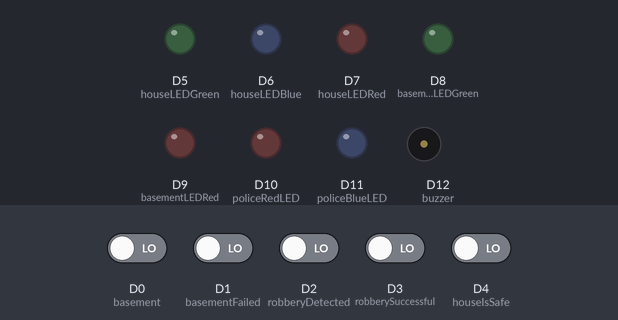
A program run on a simulated Arduino Uno R4 WiFi. Parts: output pins drawn as LEDs (lit = HIGH), buzzer (waves = sounding, pin HIGH). Dashed ring = blinking. Inputs (shaded band) come from the test bench; at power-on: D0 (basement), D1 (basementFailed), D2 (robberyDetected), D3 (robberySuccessful), D4 (houseIsSafe) LOW.

Above: at 1.2 s.
1.3 s: D2 (robberyDetected) driven HIGH
At 3.1 s:
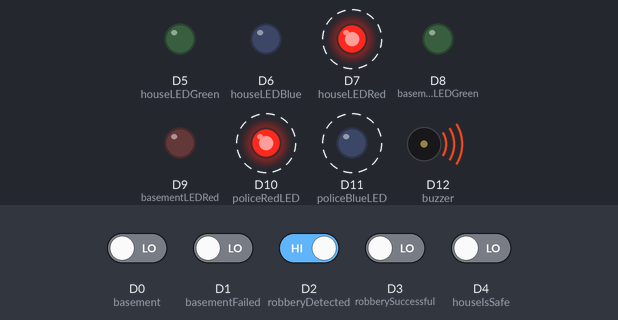
4.3 s: D0 (basement) driven HIGH
At 7.1 s:
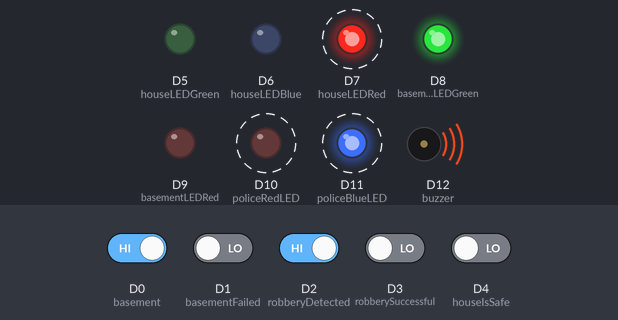
7.3 s: D1 (basementFailed) driven HIGH
At 8.54 s:
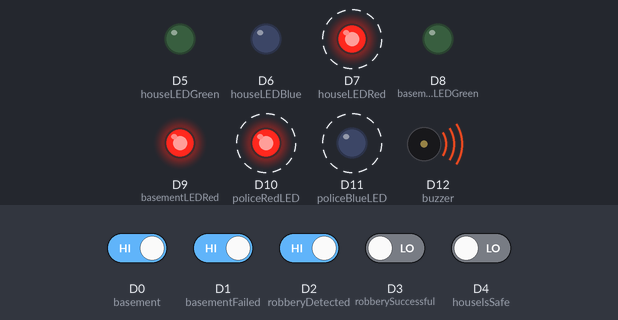
10.3 s: D2 (robberyDetected) driven LOW
At 11.3 s:
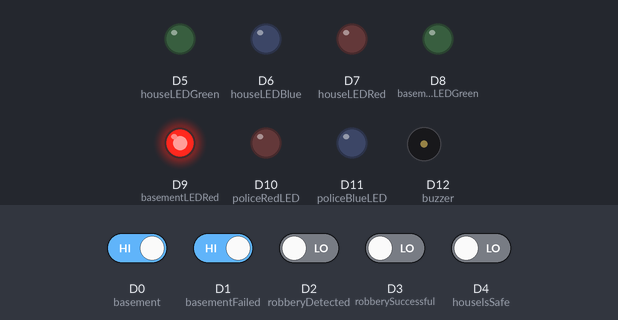
11.8 s: D3 (robberySuccessful) driven HIGH
At 12.5 s:
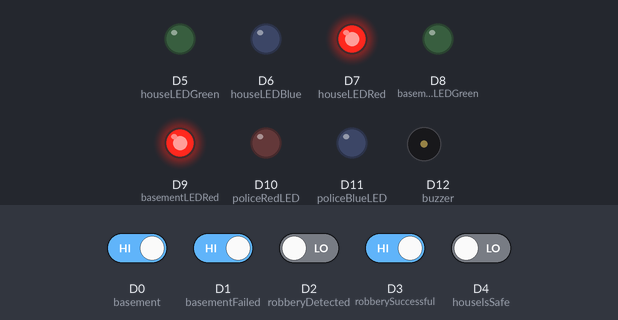
13.3 s: D1 (basementFailed) driven LOW
At 13.6 s:
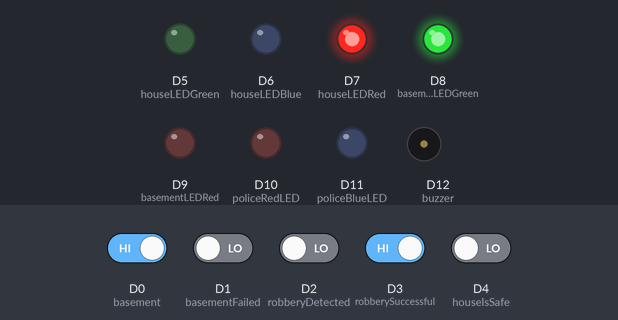
Timing chart, 0 to 15.8 s (numbered marks = the images above; inputs shaded):
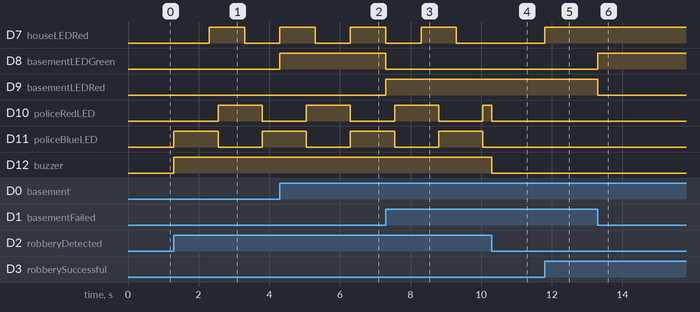

The program:

main.cpp
```cpp
#include <Arduino.h>

// Inputs from the logic circuit
const int basement = 0;          // Family in basement
const int basementFailed = 1;    // Family not in basement
const int robberyDetected = 2;   // Robbery detected and cops called
const int robberySuccessful = 3; // House is robbed
const int houseIsSafe = 4;       // All clear

// Outputs
const int houseLEDGreen = 5;
const int houseLEDBlue = 6;
const int houseLEDRed = 7;
const int basementLEDGreen = 8;
const int basementLEDRed = 9;
const int policeRedLED = 10;
const int policeBlueLED = 11;
const int buzzer = 12;

enum HouseState{HOUSE_OFF, HOUSE_ALARM, HOUSE_ROBBED, HOUSE_SAFE};

HouseState houseState = HOUSE_OFF;
HouseState lastHouseState = HOUSE_OFF;

unsigned long lastPoliceToggle = 0;
bool policeToggle = false;

unsigned long lastAlarmToggle = 0;
bool alarmToggle = false;

void basementGreenResponse();
void basementRedResponse();
void policeResponse();
void alarmTriggered();
void houseIsRobbed();
void allClear();
void basementOff();
void policeOff();
void houseOff();
void buzzerOff();

void setup(){
  // IC Chip Setup
  pinMode(basement, INPUT);
  pinMode(basementFailed, INPUT);
  pinMode(robberyDetected, INPUT);
  pinMode(robberySuccessful, INPUT);
  pinMode(houseIsSafe, INPUT);

  // Other Elements
  pinMode(houseLEDGreen, OUTPUT);
  pinMode(houseLEDBlue, OUTPUT);
  pinMode(houseLEDRed, OUTPUT);
  pinMode(basementLEDGreen, OUTPUT);
  pinMode(basementLEDRed, OUTPUT);
  pinMode(policeRedLED, OUTPUT);
  pinMode(policeBlueLED, OUTPUT);
  pinMode(buzzer, OUTPUT);

  basementOff();
  policeOff();
  houseOff();
}

void loop(){
  // Basement group (one color at a time)
  if (digitalRead(basementFailed) == HIGH){
    basementRedResponse();
  }
  else if (digitalRead(basement) == HIGH){
    basementGreenResponse();
  }
  else{
    basementOff();
  }

  // Police group
  if (digitalRead(robberyDetected) == HIGH){
    policeResponse();
  }
  else{
    policeOff();
  }

  // House group (one state at a time)
  if (digitalRead(robberyDetected) == HIGH){
    houseState = HOUSE_ALARM;
  }
  else if (digitalRead(robberySuccessful) == HIGH){
    houseState = HOUSE_ROBBED;
  }
  else if (digitalRead(houseIsSafe) == HIGH){
    houseState = HOUSE_SAFE;
  }
  else{
    houseState = HOUSE_OFF;
  }

  // Clear the house LEDs and buzzer whenever the state changes
  if (houseState != lastHouseState){
    houseOff();
    alarmToggle = false;
    lastAlarmToggle = millis();
    lastHouseState = houseState;
  }

  // Buzzer is only allowed to run during the alarm state
  if (houseState != HOUSE_ALARM){
    buzzerOff();
  }

  switch (houseState){
    case HOUSE_ALARM:
      alarmTriggered();
      break;
    case HOUSE_ROBBED:
      houseIsRobbed();
      break;
    case HOUSE_SAFE:
      allClear();
      break;
    case HOUSE_OFF:
      break;
  }
}

void basementGreenResponse(){
  digitalWrite(basementLEDRed, LOW);
  digitalWrite(basementLEDGreen, HIGH);
}

void basementRedResponse(){
  digitalWrite(basementLEDGreen, LOW);
  digitalWrite(basementLEDRed, HIGH);
}

void policeResponse(){
  unsigned long now = millis();

  // Alternate red/blue every 1250 ms
  if (now - lastPoliceToggle >= 1250){
    lastPoliceToggle = now;
    policeToggle = !policeToggle;
  }

  if (policeToggle){
    digitalWrite(policeRedLED, HIGH);
    digitalWrite(policeBlueLED, LOW);
  }
  else{
    digitalWrite(policeRedLED, LOW);
    digitalWrite(policeBlueLED, HIGH);
  }
}

void alarmTriggered(){
  unsigned long now = millis();

  digitalWrite(buzzer, HIGH);

  // Flash the house red LED every 1000 ms
  if (now - lastAlarmToggle >= 1000){
    lastAlarmToggle = now;
    alarmToggle = !alarmToggle;
  }

  if (alarmToggle){
    digitalWrite(houseLEDRed, HIGH);
  }
  else{
    digitalWrite(houseLEDRed, LOW);
  }
}

void houseIsRobbed(){
  digitalWrite(houseLEDRed, HIGH);
}

void allClear(){
  digitalWrite(houseLEDGreen, HIGH);
}

void basementOff(){
  digitalWrite(basementLEDGreen, LOW);
  digitalWrite(basementLEDRed, LOW);
}

void policeOff(){
  digitalWrite(policeRedLED, LOW);
  digitalWrite(policeBlueLED, LOW);
  policeToggle = false;
  lastPoliceToggle = millis();
}

void buzzerOff(){
  digitalWrite(buzzer, LOW);
}

void houseOff(){
  digitalWrite(houseLEDGreen, LOW);
  digitalWrite(houseLEDBlue, LOW);
  digitalWrite(houseLEDRed, LOW);
  buzzerOff();
}
```

Measured:
- after the input at 1.3 s, D7 (houseLEDRed): LOW → HIGH after 1.0 s, → LOW 1.0 s later; D10 (policeRedLED): LOW → HIGH after 1.2 s, → LOW 1.2 s later; D11 (policeBlueLED): LOW → HIGH at once, → LOW 1.2 s later, → HIGH 1.2 s later; D12 (buzzer): LOW → HIGH at once
- after the input at 4.3 s, D8 (basementLEDGreen): LOW → HIGH at once
- after the input at 7.3 s, D8 (basementLEDGreen): HIGH → LOW at once; D9 (basementLEDRed): LOW → HIGH at once
- after the input at 10.3 s, D7 (houseLEDRed): stays LOW (without the input it goes to HIGH after 0.00 s); D10 (policeRedLED): HIGH → LOW after 0.00 s instead of 1.0 s; D11 (policeBlueLED): stays LOW (without the input it goes to HIGH after 1.0 s); D12 (buzzer): HIGH → LOW at once
- after the input at 11.8 s, D7 (houseLEDRed): LOW → HIGH at once
- after the input at 13.3 s, D8 (basementLEDGreen): LOW → HIGH at once; D9 (basementLEDRed): HIGH → LOW at once
